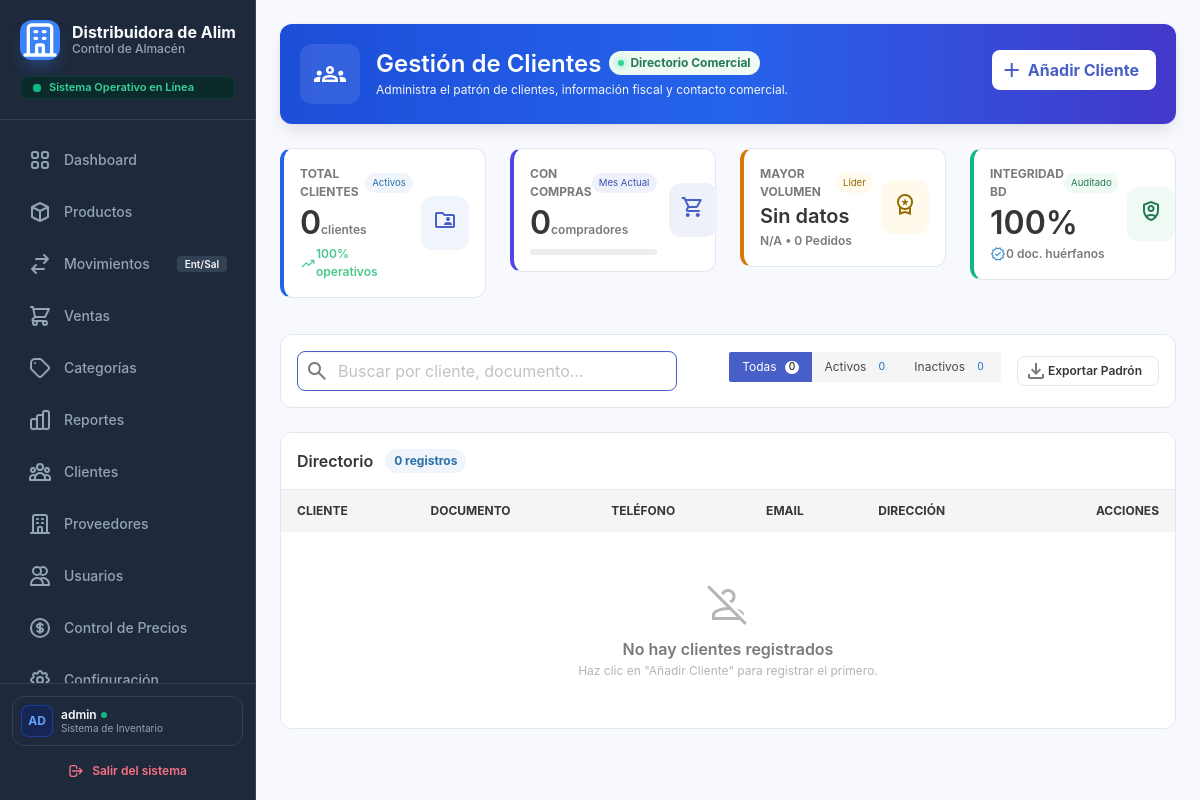
/index.php?controller=cliente&action=tablaClientes (signed in), run on an earlier commit of the app's database.
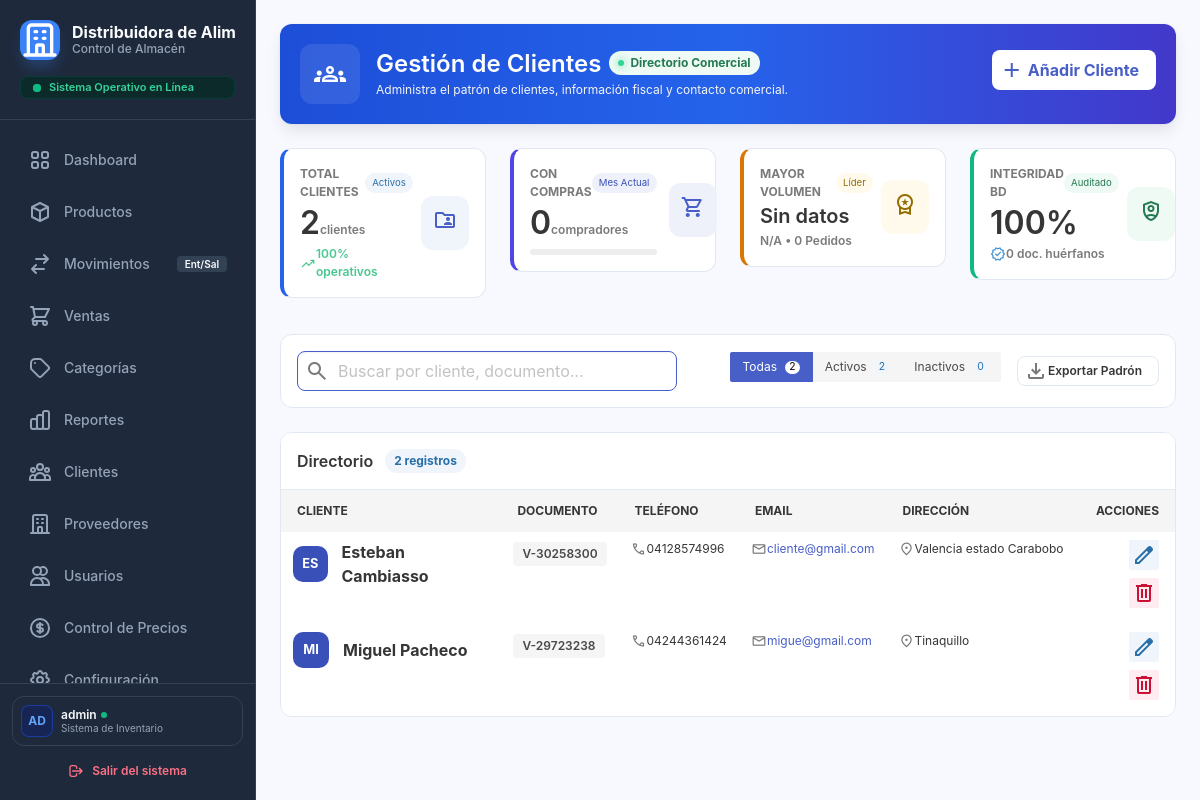
And on a later commit of the database.
### tables this page shows
CREATE TABLE `clientes` (
  `id_cliente` int(11) NOT NULL,
  `tipo_documento` enum('V','E','J','G') NOT NULL DEFAULT 'V',
  `num_documento` varchar(20) NOT NULL,
  `nombre_razon_social` varchar(150) NOT NULL,
  `telefono` varchar(20) DEFAULT NULL,
  `email` varchar(100) DEFAULT NULL,
  `direccion` varchar(255) DEFAULT NULL,
  `estado` tinyint(1) NOT NULL DEFAULT 1,
  `creado_en` timestamp NOT NULL DEFAULT current_timestamp()
);

### app/controller/clienteController.php (called while the page is built, shortened)
<?php
require_once __DIR__ . '/../model/clienteModel.php';
Class clienteController{
private $clienteModel;
public function __construct(){
    $database = new Database();
    $pdo = $database->getConnection();
    $this->clienteModel = new clienteModel($pdo);
}
public function tablaClientes(){
    $clientes = $this->clienteModel->getAll();
    require_once __DIR__ . '/../views/clientes/clientes.php';
}
}
?>

### public/index.php (called while the page is built, shortened)
<?php
$controlador = $_GET['controller'] ?? 'sistema';
$accion      = $_GET['action']     ?? 'index';
$controlador = is_string($controlador) ? strtolower($controlador) : '';
$accion      = is_string($accion)      ? strtolower($accion)      : '';
$definicion = $rutas[$controlador];
$ruta       = $definicion['acciones'][$accion];
$json       = $ruta['json'];
try {
    $instancia = new $clase();
    $instancia->$accion();
} catch (Throwable $e) {
    registrarEvento('error_interno', $controlador . '/' . $accion . ': ' . $e->getMessage());
    responderError(
        500,
        MODO_DESARROLLO ? $e->getMessage() : 'Ocurrió un error interno. Inténtalo de nuevo más tarde.',
        $json
    );
}

### app/model/clienteModel.php (called while the page is built, shortened)
<?php
Class clienteModel{
private $pdo;
public function __construct($pdo){
    $this->pdo = $pdo;
}
public function getAll(){
    $sql = "SELECT id_cliente, tipo_documento, num_documento,
                       nombre_razon_social, telefono, email, direccion, estado, creado_en
                FROM clientes
                WHERE estado = 1
                ORDER BY nombre_razon_social ASC";
        $stmt = $this->pdo->query($sql);
        return $stmt->fetchAll(PDO::FETCH_ASSOC);
}
}
?>

### app/views/clientes/clientes.php (the view, shortened to what the changed rows need)
<?php
$totalClientes     = isset($clientes) ? count($clientes) : 0;
$countActivos      = $countActivos ?? $totalClientes;
?>
<!DOCTYPE html>
<html lang="es">
<head>
    <link href="https://cdnjs.cloudflare.com/ajax/libs/font-awesome/6.4.0/css/all.min.css" rel="stylesheet">
    <link href="https://cdn.jsdelivr.net/npm/bulma@0.9.4/css/bulma.min.css" rel="stylesheet">
    <link rel="stylesheet" href="assets/css/sidebar.css" />
    <link rel="stylesheet" href="assets/css/tablas.css" />
</head>
<body class="is-flex" style="background-color: #f8f9ff; height: 100vh; overflow: hidden; width: 100%;">
    <?php require_once __DIR__ . '/../layouts/sidebar.php'; ?>
    <main class="main is-flex-grow-1" style="background-color: #f8f9ff; width: 100%; height: 100vh; overflow-y: auto; overflow-x: hidden;">
        <div class="p-5" style="width: 100%; padding-bottom: 4rem !important;">
            <div class="box mb-5" style="background: linear-gradient(90deg, #1d4ed8 0%, #2563eb 50%, #4338ca 100%); border-radius: 12px; border: none; overflow: hidden; position: relative;">
                <div class="is-flex is-align-items-center is-justify-content-space-between is-flex-wrap-wrap" style="gap: 1.5rem; position: relative; z-index: 2;">
                    <div class="is-flex is-align-items-center" style="gap: 1rem;">
                        <div>
                            <div class="is-flex is-align-items-center" style="gap: 0.5rem;">
                                <h1 class="title is-4 has-text-white mb-0">Gestión de Clientes</h1>
                            </div>
                        </div>
                    </div>
                </div>
            </div>
            <div class="columns is-multiline mb-5">
                <div class="column is-12-mobile is-6-tablet is-3-desktop">
                    <div class="box is-shadowless h-100 p-4 is-flex is-justify-content-space-between is-align-items-center" style="border: 1px solid #e2e8f0; border-left: 4px solid #2563eb; border-radius: 12px; background-color: #ffffff;">
                        <div>
                            <div class="is-flex is-align-items-baseline gap-2">
                                <span class="title is-3 mb-0 has-text-dark"><?= $totalClientes ?></span>
                                <span class="is-size-7 has-text-grey has-text-weight-semibold">clientes</span>
                            </div>
                        </div>
                    </div>
                </div>
            </div>
            <div class="box is-shadowless p-4 mb-5 is-flex is-align-items-center is-justify-content-space-between flex-wrap gap-4" style="border: 1px solid #e2e8f0; border-radius: 12px; background: white;">
                <div class="is-flex is-align-items-center flex-wrap" style="gap: 1rem;">
                    <div class="buttons has-addons mb-0" id="filtrosEstado">
                        <button class="button is-small is-link is-selected btn-filtro" data-filtro="todos">
                            Todas <span class="ml-1 tag is-white is-rounded ml-2" style="height: 1.25em; padding: 0 0.4em; font-size: 0.65rem;"><?= $totalClientes ?></span>
                        </button>
                        <button class="button is-small is-light btn-filtro" data-filtro="activos">
                            Activos <span class="ml-1 tag is-info is-light is-rounded ml-2" style="height: 1.25em; padding: 0 0.4em; font-size: 0.65rem;"><?= $countActivos ?? $totalClientes ?></span>
                        </button>
                    </div>
                </div>
            </div>
            <div class="box is-shadowless p-0 mb-5" style="border: 1px solid #e2e8f0; border-radius: 12px; overflow: hidden;">
                <div class="p-4 is-flex is-align-items-center is-justify-content-space-between has-background-white" style="border-bottom: 1px solid #e2e8f0;">
                    <div class="is-flex is-align-items-center" style="gap: 0.75rem;">
                        <h3 class="title is-6 mb-0 has-text-dark">Directorio</h3>
                        <span class="tag is-info is-light is-rounded has-text-weight-bold" id="contadorFilas"><?= $totalClientes ?> registros</span>
                    </div>
                </div>
                <div class="table-container mb-0">
                    <table class="table is-fullwidth is-hoverable is-vcentered mb-0" id="tablaClientes">
                        <thead>
                            <tr class="is-size-7 has-text-grey is-uppercase tracking-wider has-background-white-ter">
                                <th class="py-3 px-4">Cliente</th>
                                <th class="py-3 px-4">Documento</th>
                                <th class="py-3 px-4">Teléfono</th>
                                <th class="py-3 px-4">Email</th>
                                <th class="py-3 px-4">Dirección</th>
                                <th class="py-3 px-4 has-text-right">Acciones</th>
                            </tr>
                        </thead>
                        <tbody class="is-size-6">
                            <?php if (!empty($clientes)): ?>
                                <?php foreach ($clientes as $c): ?>
                                    <?php
                                        $nombreCorto = strtoupper(substr(htmlspecialchars($c['nombre_razon_social'] ?? 'C'), 0, 2));
                                    ?>
                                    <tr class="fila-busqueda" data-estado="<?= (isset($c['estado']) && $c['estado'] == 1) ? 'activo' : 'inactivo' ?>">
                                        <td>
                                            <div class="is-flex is-align-items-center" style="gap: 14px;">
                                                <div class="is-flex is-align-items-center is-justify-content-center has-background-link-dark has-text-white has-text-weight-bold flex-shrink-0" style="width: 36px; height: 36px; border-radius: 10px; font-size: 0.8rem;">
                                                    <?= $nombreCorto ?>
                                                </div>
                                                <div>
                                                    <p class="has-text-weight-bold has-text-dark mb-0 nombre-cliente"><?= htmlspecialchars($c['nombre_razon_social'] ?? 'Sin Nombre') ?></p>
                                                </div>
                                            </div>
                                        </td>
                                        <td>
                                            <span class="tag is-light has-text-weight-semibold font-mono doc-cliente">
                                                <?= htmlspecialchars(($c['tipo_documento'] ?? 'V') . '-' . ($c['num_documento'] ?? 'N/A')) ?>
                                            </span>
                                        </td>
                                        <td>
                                            <div class="is-flex is-align-items-center gap-1 is-size-7 has-text-dark tlf-cliente">
                                                <span class="material-symbols-outlined has-text-grey is-size-6">call</span>
                                                <?= htmlspecialchars($c['telefono'] ?? 'N/A') ?>
                                            </div>
                                        </td>
                                        <td>
                                            <div class="is-flex is-align-items-center gap-1 is-size-7 has-text-link">
                                                <span class="material-symbols-outlined has-text-grey is-size-6">mail</span>
                                                <?= htmlspecialchars($c['email'] ?? 'N/A') ?>
                                            </div>
                                        </td>
                                        <td>
                                            <div class="is-flex is-align-items-center gap-1 is-size-7 has-text-dark" style="max-width: 200px; white-space: nowrap; overflow: hidden; text-overflow: ellipsis;">
                                                <span class="material-symbols-outlined has-text-grey is-size-6">location_on</span>
                                                <?= htmlspecialchars($c['direccion'] ?? 'N/A') ?>
                                            </div>
                                        </td>
                                        <td class="has-text-right">
                                            <div class="buttons is-right mb-0">
                                                <a href="index.php?controller=cliente&action=formeditarcliente&id=<?= $c['id_cliente'] ?? '' ?>" class="button is-small is-info is-light" title="Editar Cliente">
                                                    <span class="icon"><span class="material-symbols-outlined">edit</span></span>
                                                </a>
                                                <button type="button" class="button is-small is-danger is-light btn-eliminar-ajax" data-id="<?= $c['id_cliente'] ?? '' ?>" data-nombre="<?= htmlspecialchars($c['nombre_razon_social'] ?? '') ?>" title="Inactivar Cliente">
                                                    <span class="icon"><span class="material-symbols-outlined">delete</span></span>
                                                </button>
                                            </div>
                                        </td>
                                    </tr>
                                <?php endforeach; ?>
                            <?php else: ?>
                                <tr>
                                    <td colspan="6" class="has-text-centered py-6">
                                        <span class="material-symbols-outlined is-size-1 has-text-grey-light mb-3">person_off</span>
                                        <h4 class="title is-6 has-text-grey mb-1">No hay clientes registrados</h4>
                                        <p class="is-size-7 has-text-grey-light">Haz clic en "Añadir Cliente" para registrar el primero.</p>
                                    </td>
                                </tr>
                            <?php endif; ?>
                        </tbody>
                    </table>
                </div>
            </div>
        </div>
    </main>
</body>
</html>

What changed in the data, as far as the page shows it:
added clientes: nombre_razon_social "ES", nombre_razon_social "Esteban Cambiasso", tipo_documento+num_documento "V-30258300", telefono "04128574996", email "cliente@gmail.com", direccion "Valencia estado Carabobo"
added clientes: nombre_razon_social "MI", nombre_razon_social "Miguel Pacheco", tipo_documento+num_documento "V-29723238", telefono "04244361424", email "migue@gmail.com", direccion "Tinaquillo"
Also different on the page:
$totalClientes: "0" → "2"
$countActivos: "0" → "2"
text no longer shown: "No hay clientes registrados Haz clic en \"Añadir Cliente\" para registrar el primero."
